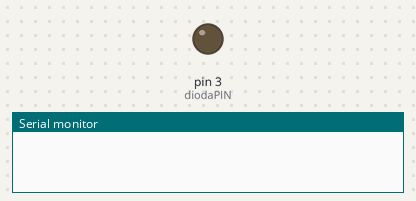
The sketch below on a simulated Arduino Uno, built with avr-gcc and run on an emulated ATmega328P. Shown: output pins drawn as LEDs (lit = HIGH), the last lines printed to the serial monitor.

Above: at 0.05 s.
At 2.35 s:
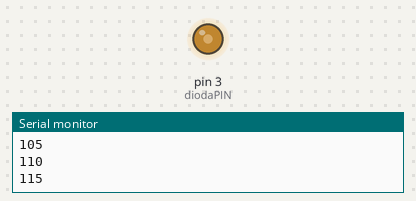
At 4.65 s:
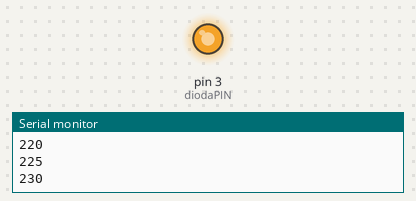
At 9.3 s:
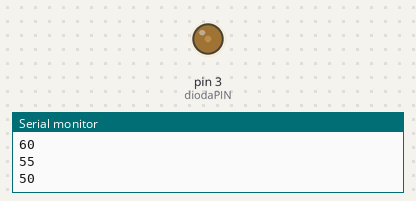
Timing chart, 0 to 13.4 s (numbered marks = the images above):
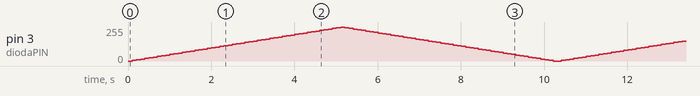

The sketch:

PWM_led.ino
```cpp
#define diodaPIN 3

int wypelnienie = 0;
int zmiana = 5;
bool wypelnione;

void setup() {
  pinMode(diodaPIN, OUTPUT);//Konfiguracja pinu jako wyjścia
  Serial.begin(9600);
}

void loop() {
  analogWrite(diodaPIN, wypelnienie); //Generujemy sygnał o zadanym wypełnieniu

  if ((wypelnienie < 255)&& (wypelnione==false))
  { //Jeśli wypełnienie mniejsze od 100%
    wypelnienie = wypelnienie + zmiana; //Zwiększamy wypełnienie


  }
  else if(wypelnienie==0)
  {
    wypelnione=false;
  }

  else if (wypelnione=true)

  {
    wypelnienie = wypelnienie - zmiana;
  }
    else if (wypelnienie==255)

  {

    wypelnione=true;
  }


  delay(100); //Małe opóźnienie, aby efekt był widoczny
  Serial.println(wypelnienie);

}
```
